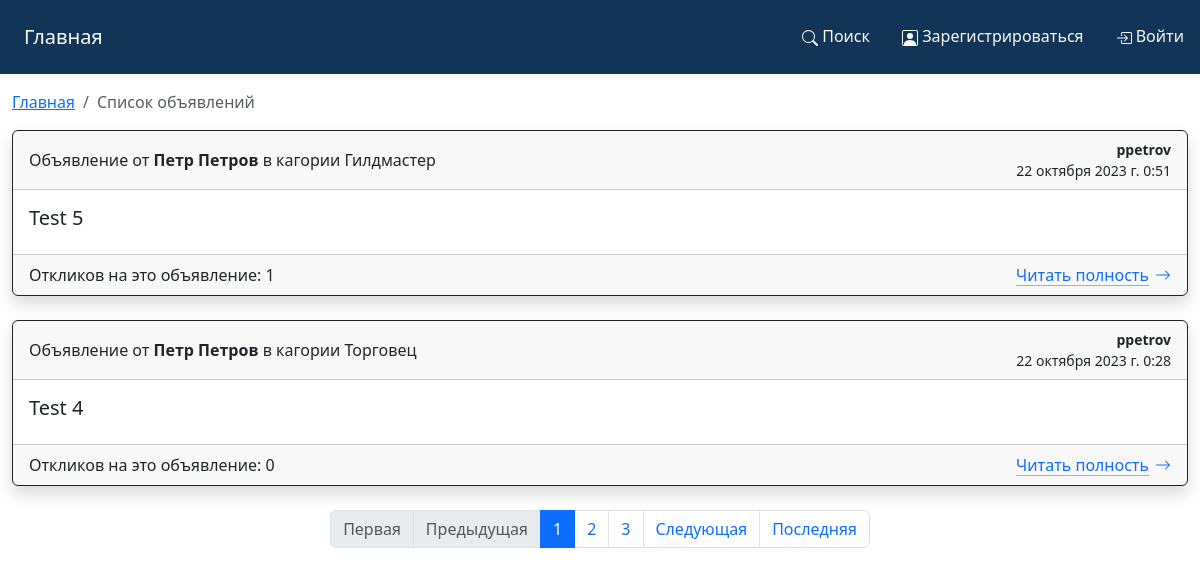
The page / on the database its author committed.
### MessageBoard/models.py (models this page shows, shortened)
class Advertisement(models.Model):
    id = models.AutoField(
        primary_key=True,
    )
    author = models.ForeignKey(
        User,
        verbose_name='Автор объявления',
        related_name='Author_Advertisement',
        on_delete=models.CASCADE,
    )
    title = models.CharField(
        verbose_name='Заголовок объявления',
        max_length=255,
        default='',
    )
    content = RichTextUploadingField(
        verbose_name='Текст объявления',
        blank=True,
    )
    category = models.CharField(
        verbose_name='Категория',
        choices=CATEGORIES,
        max_length=12,
        default=None,
        null=True,
        blank=True,
    )
    create_date = models.DateTimeField(
        verbose_name='Дата создания объявления',
        auto_now_add=True,
        null=True,
    )
    class Meta:
        ordering = 'title',
        verbose_name = 'Объявление'
        verbose_name_plural = 'Объявления'
        managed = True

### MessageBoard/views.py (the view)
# urls.py: path('', AdsListView.as_view(), name='ads_list'),
class AdsListView(ListView):
    template_name = 'advertisement/list.html'
    context_object_name = 'list_ads'
    paginate_by = 2
    paginate_orphans = 1
    def get_context_data(self, **kwargs):
        context = super().get_context_data()
        return context
    def get_queryset(self):
        queryset = Advertisement.objects.all().order_by('-create_date').select_related('author')
        return queryset

### MessageBoard/templates/advertisement/list.html (shortened to what this page needs)
{% extends 'base.html' %}
{% load AdsBoard_filters %}
{% block content %}
    <nav class="my-3" aria-label="breadcrumb">
        <ol class="breadcrumb">
            <li class="breadcrumb-item"><a href="{% url 'ads_list' %}">Главная</a></li>
            <li class="breadcrumb-item active" aria-current="page">Список объявлений</li>
        </ol>
    </nav>
    {% include 'advertisement/ads.html' %}
    {% include 'paginator.html' %}
{% endblock content %}

### MessageBoard/templates/advertisement/ads.html
    {% for ad in list_ads %}
        <div class="shadow card border-dark mb-4">
            <div class="card-header">
                <div class="row align-items-center">
                    <div class="col-auto me-auto">
                        Объявление от <strong class="text-gray-dark">{% firstof ad.author.get_full_name ad.author.get_short_name ad.author.get_username %}</strong> в кагории {{ ad.get_category_display }}
                    </div>
                    <div class="col-auto">
                        <div class="small text-end">
                            <strong class="text-gray-dark">{{ ad.author }}</strong>
                            <span class="d-block">{{ ad.create_date }}</span>
                        </div>
                    </div>
                </div>
            </div>
            <div class="card-body">
                <h5 class="card-title">
                    {{ ad.title }}
                </h5>
            </div>
            <div class="card-footer">
                <div class="row align-items-center">
                    <div class="col-auto me-auto">
                        Откликов на это объявление: {{ ad.Advertisement_Comment.count }}
                    </div>
                    <div class="col-auto">
                        <a href="{% url 'ad_detail' ad.id %}" class="icon-link icon-link-hover ">
                            Читать полность
                            <svg xmlns="http://www.w3.org/2000/svg" width="16" height="16" fill="currentColor" class="bi bi-arrow-right" viewBox="0 0 16 16">
                                <path fill-rule="evenodd" d="M1 8a.5.5 0 0 1 .5-.5h11.793l-3.147-3.146a.5.5 0 0 1 .708-.708l4 4a.5.5 0 0 1 0 .708l-4 4a.5.5 0 0 1-.708-.708L13.293 8.5H1.5A.5.5 0 0 1 1 8z"/>
                            </svg>
                        </a>
                    </div>
                </div>
            </div>
        </div>
    {% empty %}
        <h2>
            Объявления отсутствуют.
        </h2>
    {% endfor %}

### rows shown on the page
Advertisement: author.last_name "Петр Петров", category "Гилдмастер", author "ppetrov", create_date "22 октября 2023 г. 0:51", title "Test 5", Advertisement_Comment.count "1"
Advertisement: author.last_name "Петр Петров", category "Торговец", author "ppetrov", create_date "22 октября 2023 г. 0:28", title "Test 4", Advertisement_Comment.count "0"

### other values the page prints
{{ num }} "1"
{{ num }} "2" "3"
